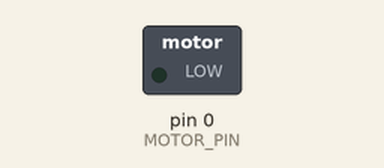
Recording of a sketch running on a simulated Arduino Uno, built with avr-gcc and run on an emulated ATmega328P. Parts: switched loads named in the sketch (green lamp = pin HIGH). Pins used as bus, display or sensor lines are not drawn; what the sketch prints to the serial monitor is not drawn.

Above: at 0.1 s.
At 0.9 s:
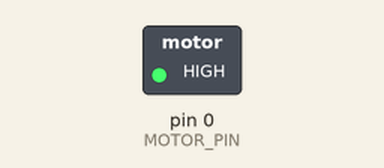
Timing chart, 0 to 2.4 s (numbered marks = the images above):
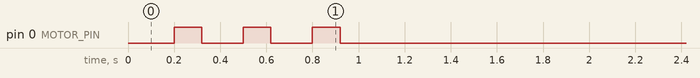

The sketch:

seeed-xiao-vibration.ino
```cpp
/**
 * Flowstate wrist — Seeed XIAO nRF52840 Plus, 115200 baud, motor on D2 (pin 2).
 *
 * SELF-TEST: On reset/upload the motor should buzz THREE short times BEFORE you
 * open Serial Monitor. If you never get those three chirps, the problem is
 * wiring or the pin — not the serial command.
 *
 * Serial Monitor: 115200, line ending "Newline". Type V and Send.
 */

const int MOTOR_PIN = 0; // silkscreen D2
const unsigned long PULSE_MS = 800;

void pulseMs(unsigned long ms) {
  digitalWrite(MOTOR_PIN, HIGH);
  delay(ms);
  digitalWrite(MOTOR_PIN, LOW);
}

void setup() {
  pinMode(MOTOR_PIN, OUTPUT);
  digitalWrite(MOTOR_PIN, LOW);

  // Proof the pin + transistor + motor work — no USB input required
  delay(200);
  for (int i = 0; i < 3; i++) {
    pulseMs(120);
    delay(180);
  }

  Serial.begin(115200);
  Serial.setTimeout(150);
  delay(200);
  Serial.println("ready — send V + newline");
}

void loop() {
  if (!Serial.available()) {
    return;
  }

  // Whole line from Serial Monitor ("V" or "V\r") or Flowstate ("V\r\n")
  String line = Serial.readStringUntil('\n');
  line.trim();
  if (line.length() == 0) {
    return;
  }

  char first = line.charAt(0);
  if (first == 'V' || first == 'v') {
    pulseMs(PULSE_MS);
  }
}
```
